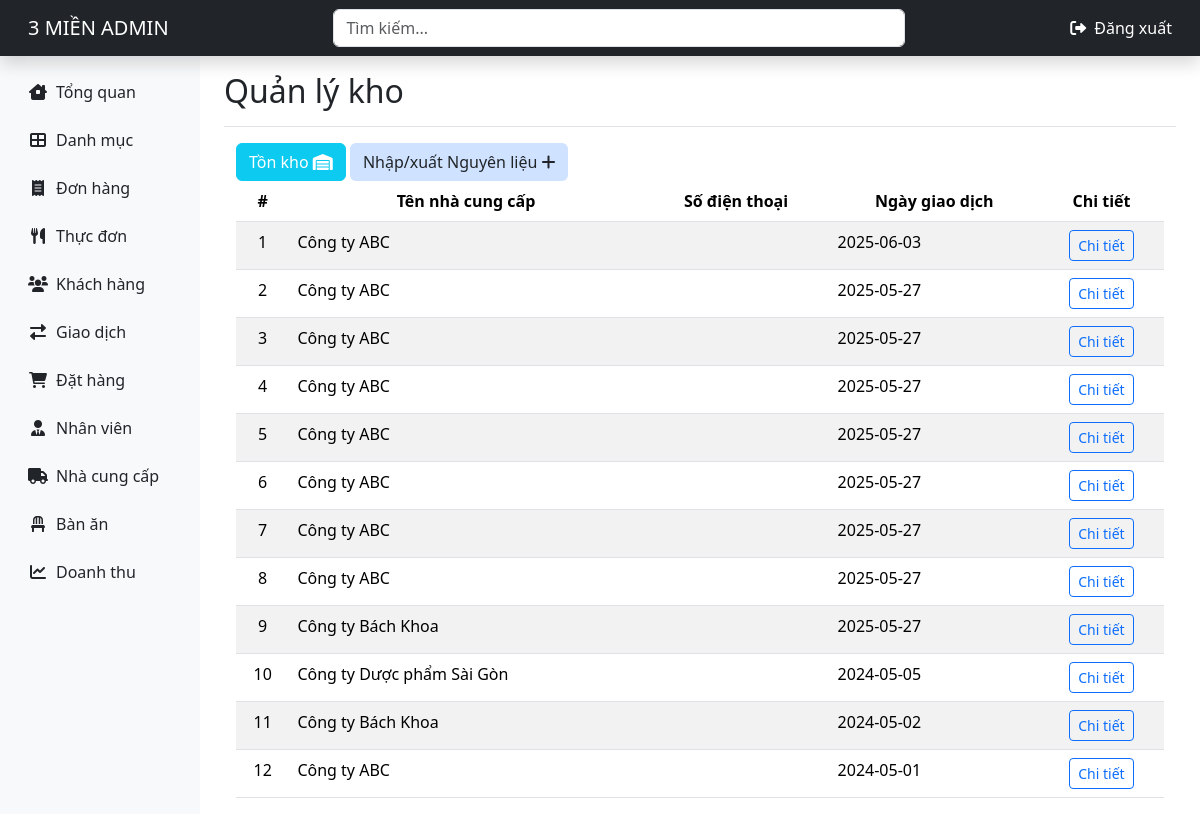
The page /admin/pages/purchases/index.php on the database its author committed.
### tables this page shows
CREATE TABLE IF NOT EXISTS `purchases` (
  `pur_id` int(11) NOT NULL AUTO_INCREMENT,
  `pur_sup_id` int(11) NOT NULL,
  `pur_ngay` date NOT NULL,
  PRIMARY KEY (`pur_id`),
  KEY `pur_sup_id` (`pur_sup_id`),
  CONSTRAINT `purchases_ibfk_1` FOREIGN KEY (`pur_sup_id`) REFERENCES `suppliers` (`sup_id`)
);

CREATE TABLE IF NOT EXISTS `suppliers` (
  `sup_id` int(11) NOT NULL AUTO_INCREMENT,
  `sup_ten` varchar(100) NOT NULL,
  `sup_phone` tinytext DEFAULT NULL,
  PRIMARY KEY (`sup_id`)
);

### admin/pages/purchases/index.php (the view, shortened to what this page needs)
<!DOCTYPE html>
<html lang="en">
<head>
    <?php
    include_once __DIR__ . '/../../../layouts/style.php';
    ?>
</head>
<body>
    <?php
    include_once __DIR__ . '/../../layouts/header.php'
    ?>
    <div class="container-fluid">
        <div class="row">
            <?php
            include_once __DIR__ . '/../../layouts/sidebar.php'
            ?>
            <main class="col-md-9 ms-sm-auto col-lg-10 px-md-4">
                <div class="d-flex justify-content-between flex-wrap flex-md-nowrap align-items-center pt-3 pb-2 mb-3 border-bottom">
                    <h1 class="h2">Quản lý kho</h1>
                </div>
                <?php
                include_once __DIR__ . '/../../../dbconnect.php';
                $sqlSelectPhieuNhap = "SELECT
                                            p.pur_id,
                                            s.sup_ten,
                                            s.sup_phone,
                                            p.pur_ngay
                                        FROM purchases p
                                        JOIN suppliers s ON p.pur_sup_id = s.sup_id
                                        JOIN purchase_detail d ON p.pur_id = d.pur_item_pur_id
                                        GROUP BY p.pur_id, s.sup_ten, s.sup_phone, p.pur_ngay
                                        ORDER BY p.pur_ngay DESC";
                $result = mysqli_query($conn, $sqlSelectPhieuNhap);
                $arrPhieuNhap = [];
                while ($row = mysqli_fetch_array($result, MYSQLI_ASSOC)) {
                    $arrPhieuNhap[] = array(
                        'pur_id' => $row['pur_id'],
                        'sup_ten' => $row['sup_ten'],
                        'sup_phone' => $row['sup_phone'],
                        'pur_ngay' => $row['pur_ngay'],
                    );
                }
                ?>
                <div class="container">
                    <button type="button" class="btn btn-info text-white" data-bs-toggle="modal" data-bs-target="#modalInventory">
                        Tồn kho <i class="fa-solid fa-warehouse"></i>
                    </button>
                    <a href="purIventory.php" type="button" class="btn bg-primary-subtle">
                        Nhập/xuất Nguyên liệu <i class="fa-solid fa-plus"></i>
                    </a>
                    <table class="table table-striped">
                        <thead class="text-center">
                            <tr>
                                <th scope="col">#</th>
                                <th scope="col">Tên nhà cung cấp</th>
                                <th scope="col">Số điện thoại</th>
                                <th scope="col">Ngày giao dịch</th>
                                <th scope="col">Chi tiết</th>
                            </tr>
                        </thead>
                        <tbody>
                            <?php foreach ($arrPhieuNhap as $index => $p): ?>
                                <tr>
                                    <td class="text-center"><?= $index + 1 ?></td>
                                    <td><?= htmlspecialchars($p['sup_ten']) ?></td>
                                    <td><?= htmlspecialchars($p['sup_phone']) ?></td>
                                    <td><?= htmlspecialchars($p['pur_ngay']) ?></td>
                                    <td class="text-center">
                                        <a href="detail_pur.php?pur_id=<?= urlencode($p['pur_id']) ?>" class="btn btn-sm btn-outline-primary">Chi tiết</a>
                                    </td>
                                </tr>
                            <?php endforeach; ?>
                        </tbody>
                    </table>
                </div>
            </main>
        </div>
    </div>
</body>
</html>

### rows shown on the page
purchases: pur_sup.sup_ten "Công ty ABC", pur_ngay "2025-06-03"
purchases: pur_sup.sup_ten "Công ty ABC", pur_ngay "2025-05-27"
purchases: pur_sup.sup_ten "Công ty ABC", pur_ngay "2025-05-27"
purchases: pur_sup.sup_ten "Công ty ABC", pur_ngay "2025-05-27"
purchases: pur_sup.sup_ten "Công ty ABC", pur_ngay "2025-05-27"
purchases: pur_sup.sup_ten "Công ty ABC", pur_ngay "2025-05-27"
purchases: pur_sup.sup_ten "Công ty ABC", pur_ngay "2025-05-27"
purchases: pur_sup.sup_ten "Công ty ABC", pur_ngay "2025-05-27"
purchases: pur_sup.sup_ten "Công ty Bách Khoa", pur_ngay "2025-05-27"
purchases: pur_sup.sup_ten "Công ty Dược phẩm Sài Gòn", pur_ngay "2024-05-05"
purchases: pur_sup.sup_ten "Công ty Bách Khoa", pur_ngay "2024-05-02"
purchases: pur_sup.sup_ten "Công ty ABC", pur_ngay "2024-05-01"
